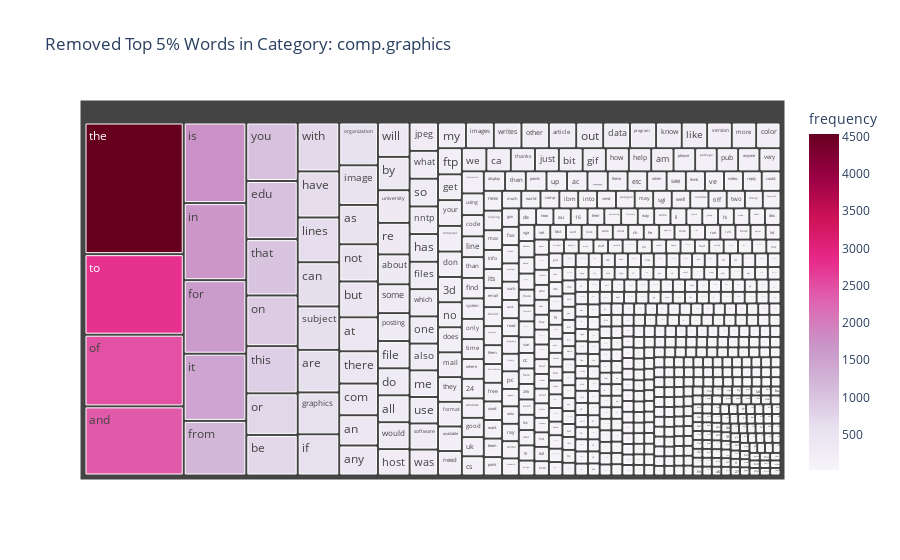

Notebook code cell kept with this figure:
### Markdown cell above
### >>> **Exercise 16 (take home):** 
Review the words that were filtered in each category and comment about the differences and similarities that you can see.

### Code cell
import plotly.express as px
import pandas as pd

def get_removed_words_by_sum(term_document_df, top_percent=0.05, bottom_percent=0.01):
    # Calculate the sum of each word across all documents
    word_sums = term_document_df.sum(axis=0)

    # Sort the words by their total sum
    sorted_words = word_sums.sort_values()

    # Calculate how many words to remove
    total_words = len(sorted_words)
    top_n = int(top_percent * total_words)
    bottom_n = int(bottom_percent * total_words)

    # Get bottom 1% and top 5% words separately
    bottom_words = sorted_words.head(bottom_n)
    top_words = sorted_words.tail(top_n)

    return bottom_words, top_words


# Apply to all categories
for category in categories:
    print(f"\nProcessing category: {category}")
    bottom_words, top_words = get_removed_words_by_sum(filt_term_document_dfs[category])

    # Treemap for Top 5% words
    df_top = pd.DataFrame({
        "term": top_words.index,
        "frequency": top_words.values
    })

    fig_top = px.treemap(
        df_top,
        path=["term"],
        values="frequency",
        title=f"Removed Top 5% Words in Category: {category}",
        color="frequency",
        color_continuous_scale="PuRd"
    )
    fig_top.show()

    # Treemap for Bottom 1% words
    df_bottom = pd.DataFrame({
        "term": bottom_words.index,
        "frequency": bottom_words.values
    })

    fig_bottom = px.treemap(
        df_bottom,
        path=["term"],
        values="frequency",
        title=f"Removed Bottom 1% Words in Category: {category}",
        color="frequency",
        color_continuous_scale="PuRd"
    )
    fig_bottom.show()

### Figure 1 — Plotly figure (JSON) as saved in the notebook; plotly's stock layout.template omitted (floating-point values rounded to 4 significant figures; data arrays with more than 128 entries replaced by an {"elided": "..."} marker saying what was removed)
{"data": [{"branchvalues": "total", "customdata": {"elided": "687x1 float values"}, "domain": {"x": [0, 1], "y": [0, 1]}, "hovertemplate": "labels=%{label}<br>frequency_sum=%{value}<br>parent=%{parent}<br>id=%{id}<br>frequency=%{color}<extra></extra>", "ids": {"elided": "687 str values"}, "labels": {"elided": "687 str values"}, "marker": {"coloraxis": "coloraxis", "colors": {"elided": "687 float values"}}, "name": "", "parents": {"elided": "687 str values"}, "type": "treemap", "values": {"elided": "687 float values"}}], "layout": {"coloraxis": {"colorbar": {"title": {"text": "frequency"}}, "colorscale": [[0, "rgb(247,244,249)"], [0.125, "rgb(231,225,239)"], [0.25, "rgb(212,185,218)"], [0.375, "rgb(201,148,199)"], [0.5, "rgb(223,101,176)"], [0.625, "rgb(231,41,138)"], [0.75, "rgb(206,18,86)"], [0.875, "rgb(152,0,67)"], [1, "rgb(103,0,31)"]]}, "legend": {"tracegroupgap": 0}, "title": {"text": "Removed Top 5% Words in Category: comp.graphics"}}}
